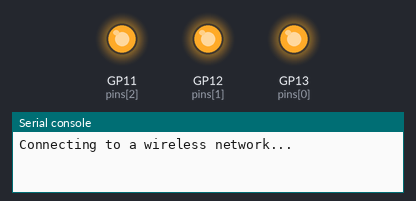
Simulated run of this program. Board: Raspberry Pi Pico running MicroPython. Shown: output pins drawn as LEDs (lit = HIGH), the last lines printed to the serial console. WiFi joins after 1.5 s; web requests get an empty 200 reply after 0.4 s.

Above: at 0.1 s.
At 2.5 s:
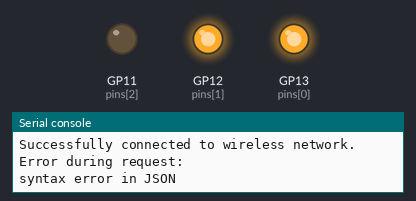
Timing chart, 0 to 4.0 s (numbered marks = the images above):
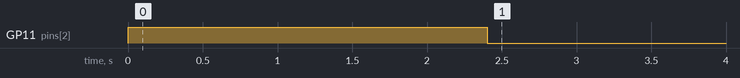

The program:

main.py
```python
import math
import time
from time import sleep

import network
import urequests as requests
from machine import Pin, PWM

from config import config

FETCH_INTERVAL_SECONDS = 600
FETCH_INTERVAL_SECONDS_ON_ERROR = 30
PURPLEAIR_API_URL = "https://api.purpleair.com/v1/sensors/"

GREEN = (0, 65535, 0)
YELLOW = (65535, 65535, 0)
ORANGE = (65535, 32405, 0)
RED = (65535, 0, 0)
BLUE = (0, 0, 65535)

pins = [13, 12, 11]
freq_num = 1000

pwm0 = PWM(Pin(pins[0]))
pwm1 = PWM(Pin(pins[1]))
pwm2 = PWM(Pin(pins[2]))
pwm0.freq(freq_num)
pwm1.freq(freq_num)
pwm2.freq(freq_num)

# Forcing the LED off. Deinit is not doing anything....
pwm0.duty_u16(65535)
pwm1.duty_u16(65535)
pwm2.duty_u16(65535)
# pwm0.deinit()
# pwm1.deinit()
# pwm2.deinit()


def connect_wlan():
    wlan = network.WLAN(network.STA_IF)
    wlan.disconnect()
    wlan.active(True)
    wlan.connect(config["WLAN_SSID"], config["WLAN_PASSWORD"])
    print('Connecting to a wireless network...')

    while not wlan.isconnected():
        time.sleep(1)
        print('Connecting to a wireless network...')

    print('Successfully connected to wireless network.')
    # print(wlan.ifconfig())

    return wlan


def pm25_to_aqi(pm25):
    # thanks to Mike Bostock https://observablehq.com/@mbostock/pm25-to-aqi
    def lerp(ylo, yhi, xlo, xhi, x):
        return ((x - xlo) / (xhi - xlo)) * (yhi - ylo) + ylo

    c = math.floor(10 * pm25) / 10
    if c < 0:
        a = 0
    elif c < 12.1:
        a = lerp(0, 50, 0.0, 12.0, c)
    elif c < 35.5:
        a = lerp(51, 100, 12.1, 35.4, c)
    elif c < 55.5:
        a = lerp(101, 150, 35.5, 55.4, c)
    elif c < 150.5:
        a = lerp(151, 200, 55.5, 150.4, c)
    elif c < 250.5:
        a = lerp(201, 300, 150.5, 250.4, c)
    elif c < 350.5:
        a = lerp(301, 400, 250.5, 350.4, c)
    elif c < 500.5:
        a = lerp(401, 500, 350.5, 500.4, c)
    else:
        a = 500

    return round(a)


def fetch_pm25():
    url = PURPLEAIR_API_URL + config["PURPLEAIR_STATION_ID"]

    try:
        res = requests.get(url, headers={
            "accept": "application/json, text/javascript, */*; q=0.01",
            "X-API-Key": config["PURPLEAIR_API_KEY"]
        })
        data = res.json()
        pm25 = data["sensor"]["pm2.5"]
        res.close()

        return pm25
    except Exception as e:
        print("Error during request: ")
        print(e)
        return None


def set_led_color(r, g, b):
    pwm0.duty_u16(65535 - r)
    pwm1.duty_u16(65535 - g)
    pwm2.duty_u16(65535 - b)


def set_led_from_aqi(aqi):
    if aqi <= 50:
        aqi_color = GREEN
    elif aqi <= 100:
        aqi_color = YELLOW
    elif aqi <= 150:
        aqi_color = ORANGE
    else:
        aqi_color = RED
    set_led_color(aqi_color[0], aqi_color[1], aqi_color[2])


def set_led_error():
    # Change the color to alert there's some type of connection issue.
    set_led_color(BLUE[0], BLUE[1], BLUE[2])


def main_loop():
    wlan = connect_wlan()

    while True:
        if wlan.isconnected():
            pm25 = fetch_pm25()
            if pm25 is not None:
                aqi = pm25_to_aqi(pm25)
                print("PM2.5: " + str(pm25) + ", AQI: " + str(aqi))

                set_led_from_aqi(aqi)

                sleep(FETCH_INTERVAL_SECONDS)
            else:
                set_led_error()
                sleep(FETCH_INTERVAL_SECONDS_ON_ERROR)
        else:
            print("Wireless network disconnected.")
            set_led_error()
            wlan = connect_wlan()


if __name__ == "__main__":
    main_loop()
```

config.py
```python
# These values must be configured for usage.
config = {
    # Network name.
    "WLAN_SSID": 'XXXXX',
    # Network password.
    "WLAN_PASSWORD": 'XXXXX',

    # Purple Air API key from the developer dashboard.
    "PURPLEAIR_API_KEY": "XXXXXXXX-XXXX-XXXX-XXXX-XXXXXXXXXXXX",

    # The Station ID of the station/sensor to read data from.
    # This value can be taken from the PurpleAir real-time map. Copy the
    # sensor station ID from the URL.
    "PURPLEAIR_STATION_ID": "XXXXX",
}
```

Measured:
- by itself, GP11 (pins[2]): HIGH → LOW at 2.4 s
